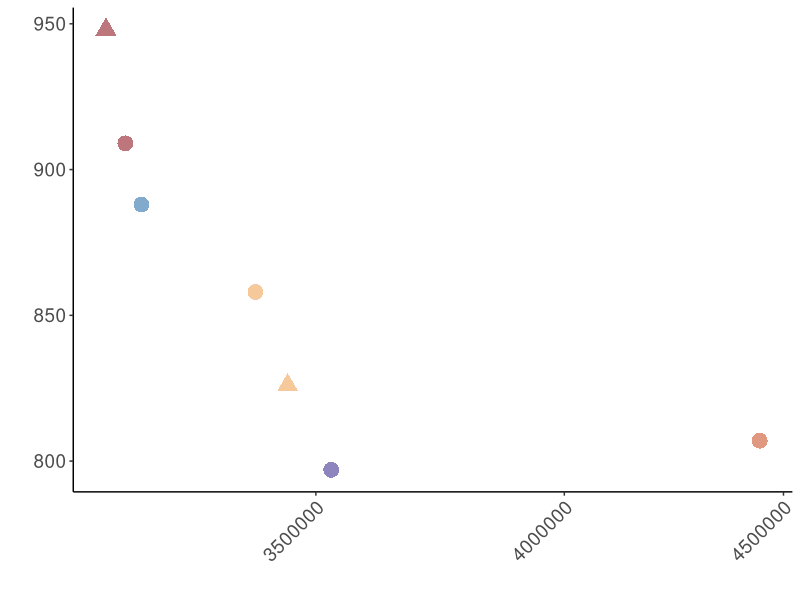

Reproduce this figure in R.
library(ggplot2)

dat <- read.table("OG_vs_SCC_Counts.txt", header=T, sep='\t')

colors <- c('#A03B44', '#F1B16E', '#4B86B8', '#5E4FA2', '#D36D49', '#A1C496')
names(colors) <- c('bofasa', 'OrthoFinder', 'PIRATE', 'SCARAP', 'SonicParanoid', 'KOfam')

pdf("OG_vs_SCC.pdf", height=3.5, width=3)
ggplot(dat, aes(x=ogs, y=scc, color=method, shape=as.factor(type))) + geom_point(alpha=0.7, show.legend=F, size=5) + theme_classic() + scale_x_log10() + scale_color_manual(values=colors) + xlab("") + ylab("") + theme(text=element_text(size=17), axis.text.x = element_text(angle = 45, vjust = 1, hjust=1))
dev.off()
